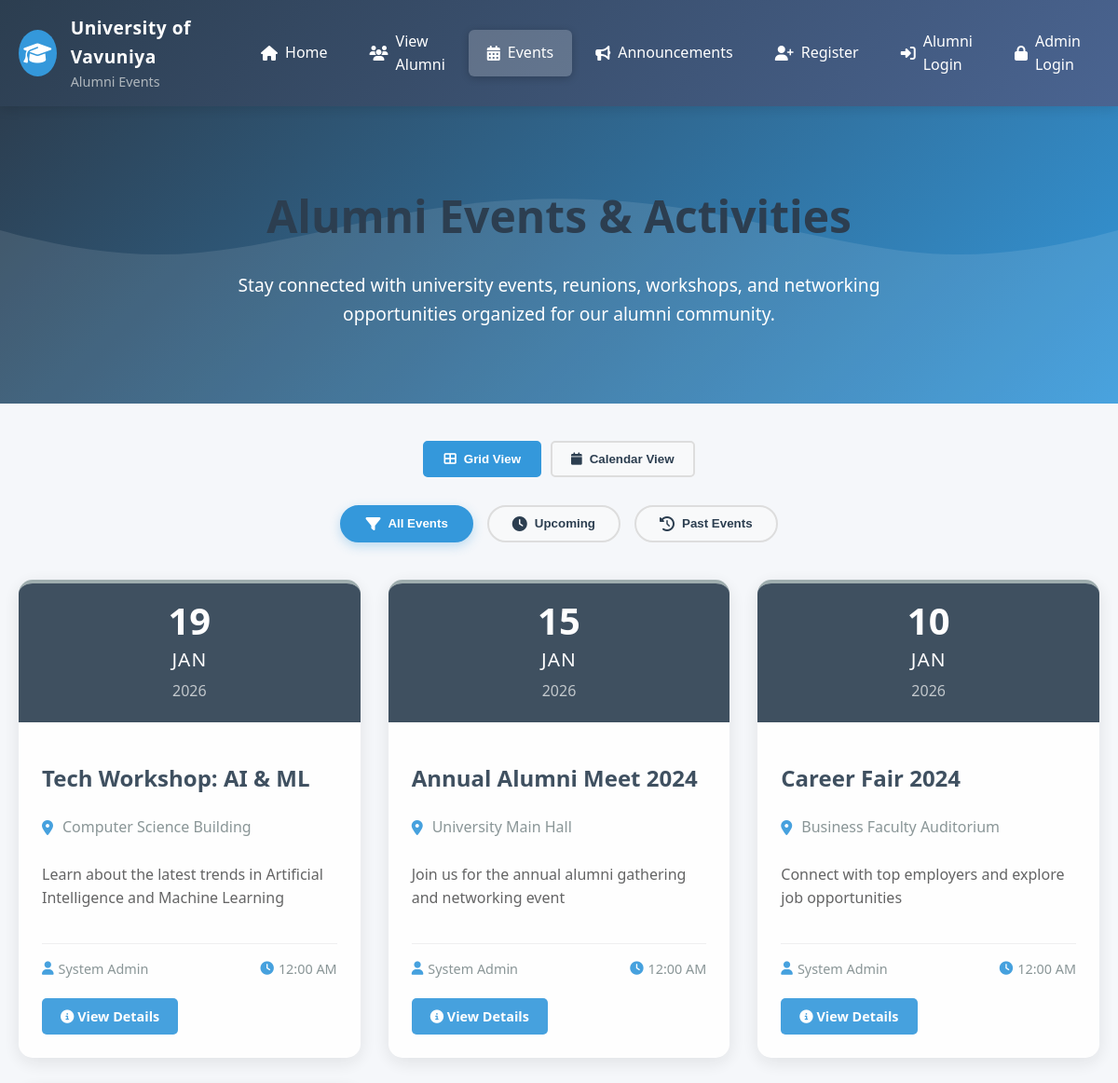
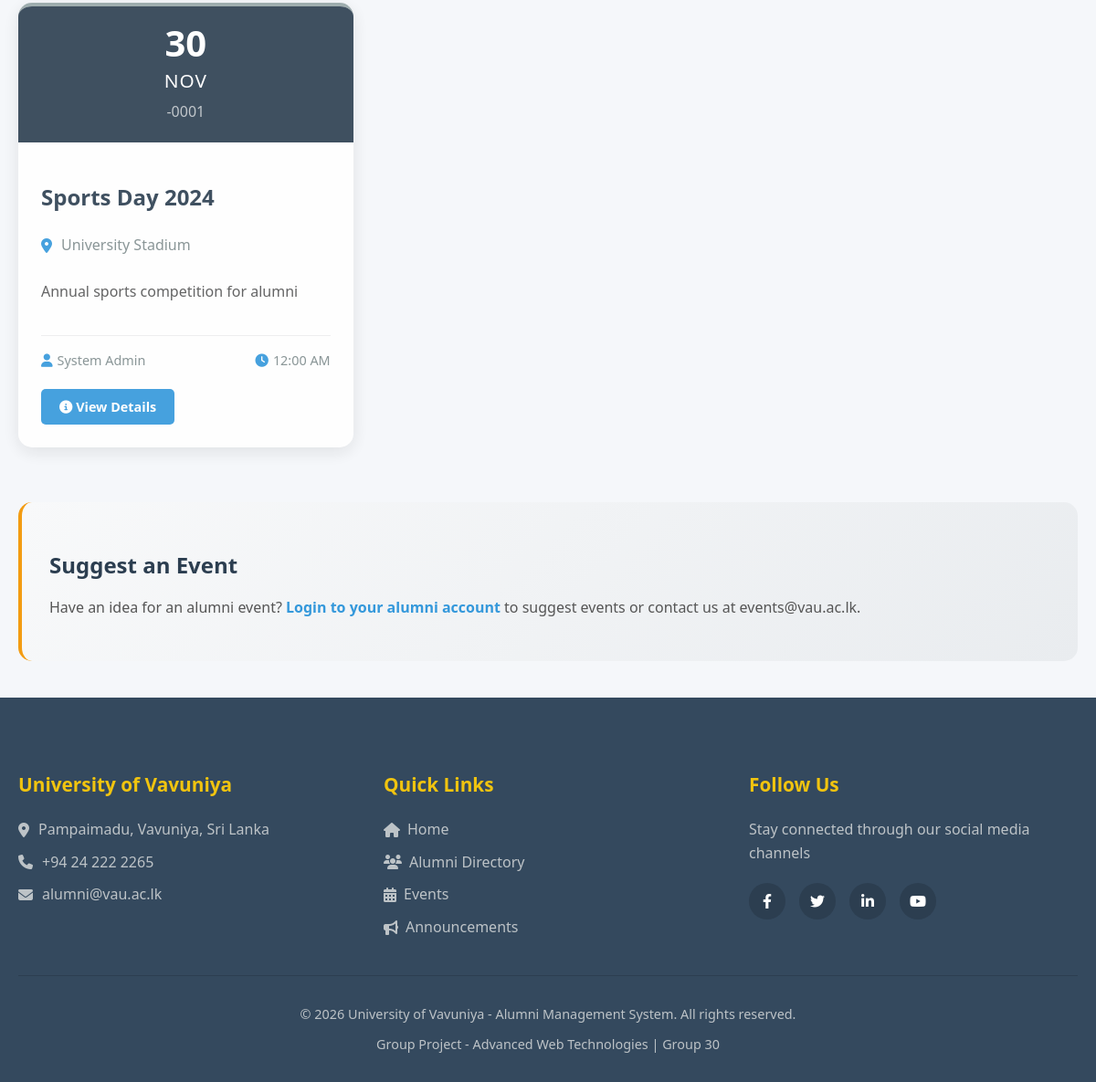
Screenshot of /public/events.php with the database file from the repository (2 pictures, top to bottom).
### tables this page shows
CREATE TABLE events (
    id INT PRIMARY KEY AUTO_INCREMENT,
    title VARCHAR(200) NOT NULL,
    description TEXT,
    event_date DATE,
    venue VARCHAR(200),
    created_by INT,
    created_at TIMESTAMP DEFAULT CURRENT_TIMESTAMP
);

CREATE TABLE users (
    id INT PRIMARY KEY AUTO_INCREMENT,
    reg_no VARCHAR(20) UNIQUE,
    name VARCHAR(100) NOT NULL,
    email VARCHAR(100) UNIQUE NOT NULL,
    password VARCHAR(255) NOT NULL,
    graduation_year INT,
    faculty ENUM('Technological Studies', 'Applied Science', 'Business Studies'),
    current_job VARCHAR(100),
    company VARCHAR(100),
    phone VARCHAR(15),
    role ENUM('public', 'alumni', 'admin') DEFAULT 'public',
    status ENUM('pending', 'approved', 'rejected') DEFAULT 'pending',
    created_at TIMESTAMP DEFAULT CURRENT_TIMESTAMP
);

### public/events.php (the view, shortened to what this page needs)
<?php include '../config/db.php'; ?>
<!DOCTYPE html>
<html lang="en">
<head>
    <link rel="stylesheet" href="../css/style.css">
    <link rel="stylesheet" href="../css/events.css">
    <link rel="stylesheet" href="https://cdnjs.cloudflare.com/ajax/libs/font-awesome/6.4.0/css/all.min.css">
</head>
<body>
    <nav class="navbar">
        <div class="nav-container">
            <div class="nav-brand">
                <div class="logo-placeholder">
                    <i class="fas fa-graduation-cap"></i>
                </div>
                <div class="nav-title">
                    <span class="university-name">University of Vavuniya</span>
                    <span class="system-name">Alumni Events</span>
                </div>
            </div>
            <div class="nav-links">
                <a href="../index.php"><i class="fas fa-home"></i> Home</a>
                <a href="view_alumni.php"><i class="fas fa-users"></i> View Alumni</a>
                <a href="events.php" class="active"><i class="fas fa-calendar-alt"></i> Events</a>
                <a href="announcements.php"><i class="fas fa-bullhorn"></i> Announcements</a>
                <a href="register.php"><i class="fas fa-user-plus"></i> Register</a>
                <a href="../alumni/login.php"><i class="fas fa-sign-in-alt"></i> Alumni Login</a>
                <a href="../admin/login.php"><i class="fas fa-lock"></i> Admin Login</a>
            </div>
        </div>
    </nav>
    <header class="events-header">
        <div class="hero-content">
            <h1>Alumni Events & Activities</h1>
            <p class="hero-text">Stay connected with university events, reunions, workshops, and networking opportunities organized for our alumni community.</p>
        </div>
    </header>
    <div class="events-container">
        <div class="view-toggle">
            <button class="view-btn active" data-view="grid">
                <i class="fas fa-th-large"></i> Grid View
            </button>
            <button class="view-btn" data-view="calendar">
                <i class="fas fa-calendar"></i> Calendar View
            </button>
        </div>
        <div class="events-filter">
            <button class="filter-btn active" data-filter="all">
                <i class="fas fa-filter"></i> All Events
            </button>
            <button class="filter-btn" data-filter="upcoming">
                <i class="fas fa-clock"></i> Upcoming
            </button>
            <button class="filter-btn" data-filter="past">
                <i class="fas fa-history"></i> Past Events
            </button>
        </div>
        <div class="events-grid">
            <?php
            $sql = "SELECT e.*, u.name as organizer
                    FROM events e
                    LEFT JOIN users u ON e.created_by = u.id
                    ORDER BY e.event_date DESC";
            $result = $conn->query($sql);
            if ($result && $result->num_rows > 0):
                $current_date = date('Y-m-d');
                while($row = $result->fetch_assoc()):
                    $event_date = date('Y-m-d', strtotime($row['event_date']));
                    $is_past = $event_date < $current_date;
                    $event_class = $is_past ? 'past-event' : 'upcoming-event';
                    ?>
                    <div class="event-card <?php echo $event_class; ?>" data-date="<?php echo $event_date; ?>">
                        <div class="event-date">
                            <span class="day"><?php echo date('d', strtotime($row['event_date'])); ?></span>
                            <span class="month"><?php echo date('M', strtotime($row['event_date'])); ?></span>
                            <span class="year"><?php echo date('Y', strtotime($row['event_date'])); ?></span>
                        </div>
                        <div class="event-content">
                            <h3 class="event-title">
                                <a href="event-details.php?id=<?php echo $row['id']; ?>">
                                    <?php echo htmlspecialchars($row['title']); ?>
                                </a>
                            </h3>
                            <div class="event-venue">
                                <i class="fas fa-map-marker-alt"></i>
                                <span><?php echo htmlspecialchars($row['venue']); ?></span>
                            </div>
                            <p class="event-description">
                                <?php echo htmlspecialchars(substr($row['description'], 0, 150)); ?>
                            </p>
                            <div class="event-meta">
                                <span><i class="fas fa-user"></i> <?php echo htmlspecialchars($row['organizer'] ?: 'University Admin'); ?></span>
                                <span><i class="fas fa-clock"></i> <?php echo date('h:i A', strtotime($row['event_date'])); ?></span>
                            </div>
                            <div class="event-actions">
                                <a href="event-details.php?id=<?php echo $row['id']; ?>" class="btn-event">
                                    <i class="fas fa-info-circle"></i> View Details
                                </a>
                            </div>
                        </div>
                    </div>
                <?php endwhile;
            endif; ?>
        </div>
        <div class="event-suggestions">
            <h3>Suggest an Event</h3>
            <p>Have an idea for an alumni event? <a href="../alumni/login.php">Login to your alumni account</a> to suggest events or contact us at events@vau.ac.lk.</p>
        </div>
    </div>
    <footer class="main-footer">
        <div class="footer-content">
            <div class="footer-column">
                <h3>University of Vavuniya</h3>
                <p><i class="fas fa-map-marker-alt"></i> Pampaimadu, Vavuniya, Sri Lanka</p>
                <p><i class="fas fa-phone"></i> +94 24 222 2265</p>
                <p><i class="fas fa-envelope"></i> alumni@vau.ac.lk</p>
            </div>
            <div class="footer-column">
                <h3>Quick Links</h3>
                <ul class="footer-links">
                    <li><a href="../index.php"><i class="fas fa-home"></i> Home</a></li>
                    <li><a href="view_alumni.php"><i class="fas fa-users"></i> Alumni Directory</a></li>
                    <li><a href="events.php"><i class="fas fa-calendar-alt"></i> Events</a></li>
                    <li><a href="announcements.php"><i class="fas fa-bullhorn"></i> Announcements</a></li>
                </ul>
            </div>
            <div class="footer-column">
                <h3>Follow Us</h3>
                <p>Stay connected through our social media channels</p>
                <div class="social-icons">
                    <a href="#" class="social-icon" aria-label="Facebook"><i class="fab fa-facebook-f"></i></a>
                    <a href="#" class="social-icon" aria-label="Twitter"><i class="fab fa-twitter"></i></a>
                    <a href="#" class="social-icon" aria-label="LinkedIn"><i class="fab fa-linkedin-in"></i></a>
                    <a href="#" class="social-icon" aria-label="YouTube"><i class="fab fa-youtube"></i></a>
                </div>
            </div>
        </div>
        <div class="footer-bottom">
            <p>&copy; <?php echo date('Y'); ?> University of Vavuniya - Alumni Management System. All rights reserved.</p>
            <p>Group Project - Advanced Web Technologies | Group 30</p>
        </div>
    </footer>
</body>
</html>

### css/style.css (style rules this page uses)
* { margin: 0; padding: 0; box-sizing: border-box; }
body { font-family: 'Segoe UI', Tahoma, Geneva, Verdana, sans-serif; line-height: 1.6; color: #333; background-color: #f5f7fa; }
.navbar { background: #2c3e50; color: white; padding: 0 20px; box-shadow: 0 2px 10px rgba(0,0,0,0.1); position: sticky; top: 0; z-index: 1000; }
.nav-container { max-width: 1200px; margin: 0 auto; display: flex; justify-content: space-between; align-items: center; padding: 15px 0; }
.nav-brand { display: flex; align-items: center; gap: 15px; }
.logo-placeholder { width: 50px; height: 50px; background: #3498db; border-radius: 50%; display: flex; align-items: center; justify-content: center; font-size: 1.5rem; }
.nav-title { display: flex; flex-direction: column; }
.university-name { font-size: 1.1rem; font-weight: bold; }
.system-name { font-size: 0.9rem; color: #bdc3c7; }
.nav-links { display: flex; gap: 20px; align-items: center; }
.nav-links a { color: white; text-decoration: none; padding: 8px 15px; border-radius: 5px; transition: all 0.3s; display: flex; align-items: center; gap: 8px; }
.nav-links a:hover, .nav-links a.active { background: #3498db; color: white; }
.main-footer { background: #34495e; color: white; padding: 60px 20px 20px; }
.footer-content { display: grid; grid-template-columns: repeat(auto-fit, minmax(250px, 1fr)); gap: 40px; max-width: 1200px; margin: 0 auto; }
.footer-column h3 { color: #f1c40f; margin-bottom: 20px; font-size: 1.3rem; }
.footer-column p { color: #bdc3c7; margin-bottom: 10px; display: flex; align-items: center; gap: 10px; }
.footer-links { list-style: none; padding: 0; }
.footer-links li { margin-bottom: 10px; }
.footer-links a { color: #bdc3c7; text-decoration: none; transition: color 0.3s; display: flex; align-items: center; gap: 8px; }
.social-icons { display: flex; gap: 15px; margin-top: 20px; }
.social-icon { width: 40px; height: 40px; background: #2c3e50; border-radius: 50%; display: flex; align-items: center; justify-content: center; color: white; text-decoration: none; transition: all 0.3s; }
.footer-bottom { text-align: center; padding-top: 30px; margin-top: 30px; border-top: 1px solid #2c3e50; color: #bdc3c7; font-size: 0.9rem; }
.footer-bottom p { margin-bottom: 10px; }
body { font-family: -apple-system, BlinkMacSystemFont, 'Segoe UI', Roboto, Oxygen, Ubuntu, sans-serif; line-height: 1.6; color: #333; }
body { font-family: 'Segoe UI', Tahoma, Geneva, Verdana, sans-serif; line-height: 1.6; color: #333; background-color: #f5f7fa; min-height: 100vh; }
.navbar { background: linear-gradient(135deg, #2c3e50 0%, #4a6491 100%); color: white; padding: 0; box-shadow: 0 4px 12px rgba(0, 0, 0, 0.1); position: sticky; top: 0; z-index: 1000; }
.nav-container { max-width: 1200px; margin: 0 auto; padding: 0 20px; display: flex; justify-content: space-between; align-items: center; position: relative; }
.nav-brand { display: flex; align-items: center; gap: 15px; padding: 15px 0; }
.university-name { font-size: 1.2rem; font-weight: 600; letter-spacing: 0.5px; }
.system-name { font-size: 0.9rem; opacity: 0.9; font-weight: 400; }
.nav-links { display: flex; gap: 5px; align-items: center; }
.nav-links a { color: white; text-decoration: none; padding: 12px 20px; border-radius: 6px; transition: all 0.3s ease; display: flex; align-items: center; gap: 8px; font-weight: 500; }
.nav-links a.active { background: rgba(255, 255, 255, 0.2); box-shadow: 0 2px 8px rgba(0, 0, 0, 0.2); }
h1, h2, h3, h4 { color: #2c3e50; margin-bottom: 1rem; }
h1 { font-size: 2.2rem; font-weight: 700; }
h3 { font-size: 1.5rem; font-weight: 600; margin: 1.2rem 0; }
.view-btn { background: #17a2b8; border-color: #17a2b8; }

### rows the page displays
events: event_date "19", event_date "JAN", event_date "2026", title "Tech Workshop: AI & ML", venue "Computer Science Building", description "Learn about the latest trends in Artificial Intelligence and Machine Learning", users.name "System Admin", event_date "12:00 AM"
events: event_date "15", event_date "JAN", event_date "2026", title "Annual Alumni Meet 2024", venue "University Main Hall", description "Join us for the annual alumni gathering and networking event", users.name "System Admin", event_date "12:00 AM"
events: event_date "10", event_date "JAN", event_date "2026", title "Career Fair 2024", venue "Business Faculty Auditorium", description "Connect with top employers and explore job opportunities", users.name "System Admin", event_date "12:00 AM"
events: event_date "30", event_date "NOV", event_date "-0001", title "Sports Day 2024", venue "University Stadium", description "Annual sports competition for alumni", users.name "System Admin", event_date "12:00 AM"
